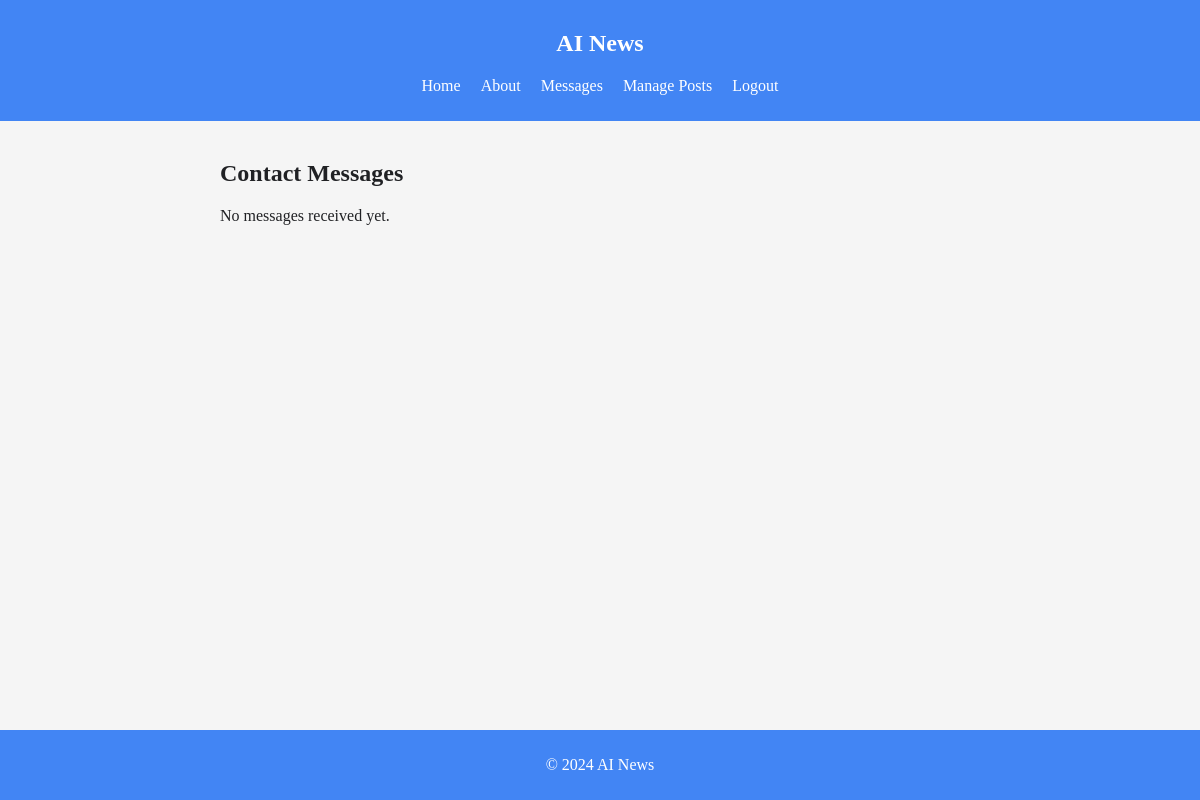
/messages (signed in), run on an earlier commit of the app's database.
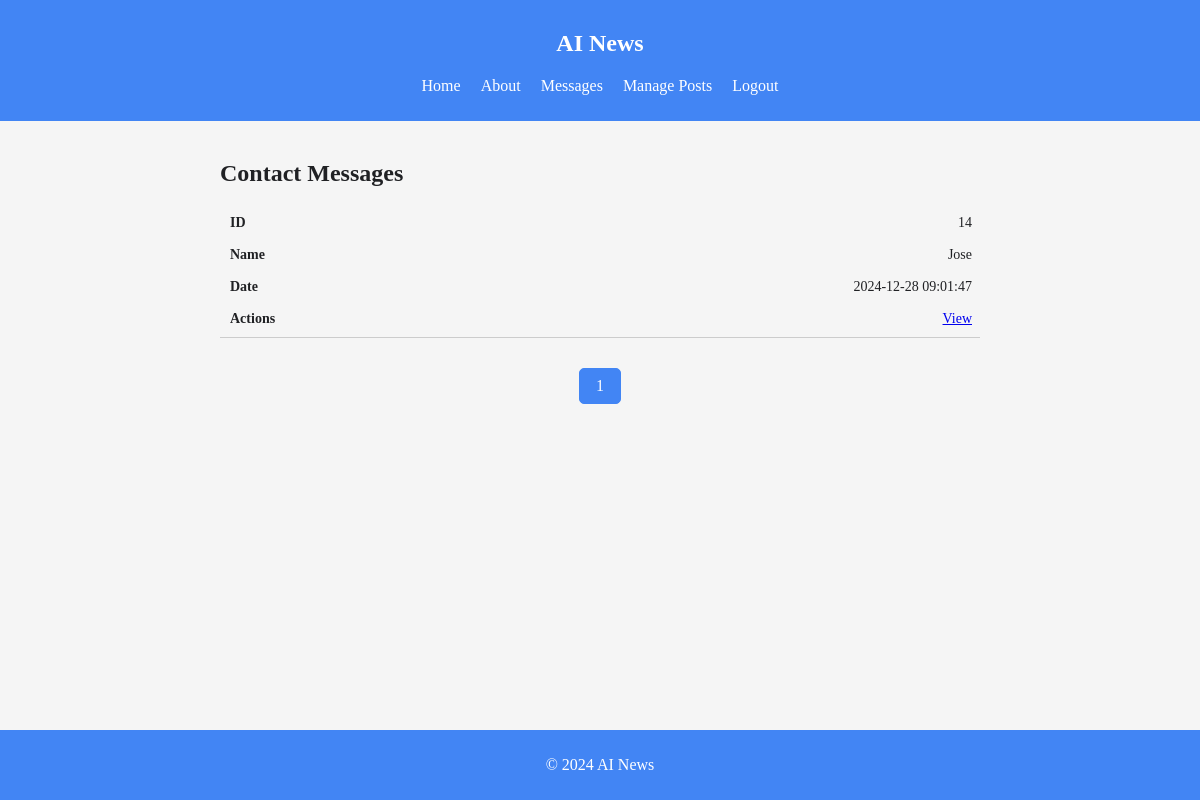
And on a later commit of the database.
### tables this page shows
CREATE TABLE contact_messages (
    id INTEGER PRIMARY KEY AUTOINCREMENT,
    name TEXT NOT NULL,
    email TEXT NOT NULL,
    message TEXT NOT NULL,
    created_at DATETIME DEFAULT CURRENT_TIMESTAMP
);

### controllers/ContactController.php (called while the page is built, shortened)
<?php
class ContactController {
    public function showMessages() {
        $contactModel = new ContactModel();
        $totalMessages = $contactModel->getMessageCount();
        $messagesPerPage = 5;
        $currentPage = isset($_GET['page']) ? (int)$_GET['page'] : 1;
        $offset = ($currentPage - 1) * $messagesPerPage;
        $messages = $contactModel->getMessages($messagesPerPage, $offset);
        $totalPages = ceil($totalMessages / $messagesPerPage);
        include 'views/contact/messages.php';
        include 'views/layouts/layout.php';
    }
}

### init.php (called while the page is built, shortened)
<?php
function getDbConnection() {
    return new SQLite3('/var/www/html/database/ai_news_blog.db');
}

### models/ContactModel.php (called while the page is built, shortened)
<?php
class ContactModel {
    private $db;
    public function __construct() {
        $this->db = getDbConnection();
    }
    public function getMessages($limit, $offset) {
        $stmt = $this->db->prepare('SELECT * FROM contact_messages ORDER BY created_at DESC LIMIT :limit OFFSET :offset');
        $stmt->bindValue(':limit', $limit, SQLITE3_INTEGER);
        $stmt->bindValue(':offset', $offset, SQLITE3_INTEGER);
        $results = $stmt->execute();
        $messages = [];
        while ($row = $results->fetchArray(SQLITE3_ASSOC)) {
            $messages[] = $row;
        }
        return $messages;
    }
    public function getMessageCount() {
        $result = $this->db->querySingle('SELECT COUNT(*) as count FROM contact_messages');
        return $result;
    }
}

### views/contact/messages.php (the view, shortened to what this page needs)
<section>
    <h2>Contact Messages</h2>
    <?php if (!empty($messages)): ?>
    <table class="common-table">
        <tbody>
            <?php foreach ($messages as $message): ?>
            <tr>
                <td data-label="ID"><?php echo htmlspecialchars($message['id']); ?></td>
                <td data-label="Name"><?php echo htmlspecialchars($message['name']); ?></td>
                <td data-label="Date"><?php echo htmlspecialchars($message['created_at']); ?></td>
                <td data-label="Actions"><a href="/message/<?php echo urlencode($message['id']); ?>">View</a></td>
            </tr>
            <?php endforeach; ?>
        </tbody>
    </table>
    <div class="pagination">
        <?php for ($i = 1; $i <= $totalPages; $i++): ?>
            <a href="?page=<?php echo $i; ?>" <?php if ($i == $currentPage) echo 'class="active"'; ?>><?php echo $i; ?></a>
        <?php endfor; ?>
    </div>
    <?php else: ?>
    <p>No messages received yet.</p>
    <?php endif; ?>
</section>

What changed in the data, as far as the page shows it:
added contact_messages: id "14", name "Jose", created_at "2024-12-28 09:01:47"
Also different on the page:
new list line: "1"
text no longer shown: "No messages received yet."
